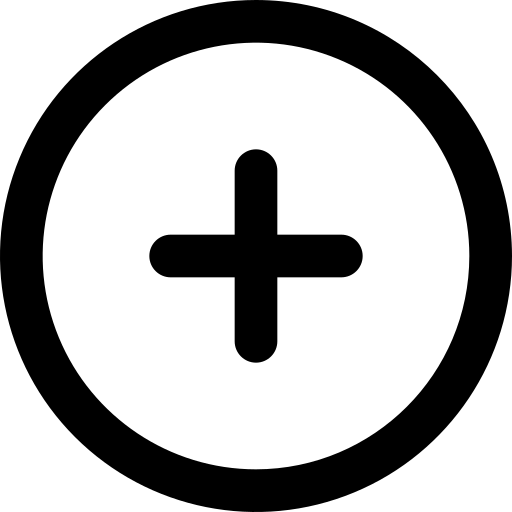
#> input picture imgs/adicionar.png, 512 x 512 px
$ python -i services.py   (imports and definitions only)
#> lines starting #> are read from the running program, lines starting #| are printed output that depends on the picture
from io import BytesIO

from django.contrib.auth import get_user_model
from django.core.files.base import ContentFile
from django.db import transaction
from PIL import Image, ImageOps

from outbox.services import enfileirar_exclusao_arquivos

from .models import Perfil

# [1 line that did not run here, left out]

LARGURA_BANNER = 1500


def perfil_do(usuario):
    return Perfil.objects.filter(usuario=usuario).first()


def redimensionar_banner(banner):
#> called with banner = '../imgs/adicionar.png'
    imagem = ImageOps.exif_transpose(Image.open(banner))
#> imagem is the input picture: PIL image 512x512 RGBA; mean R, G, B, A 0, 0, 0, 76.4
    largura, altura = imagem.size
#> largura = 512; altura = 512
    if largura > LARGURA_BANNER:
        nova_altura = round(altura * LARGURA_BANNER / largura)
        imagem = imagem.resize((LARGURA_BANNER, nova_altura), Image.LANCZOS)
    if imagem.mode in {"RGBA", "LA", "P"}:
        imagem = imagem.convert("RGBA")
        fundo = Image.new("RGB", imagem.size, (27, 17, 48))
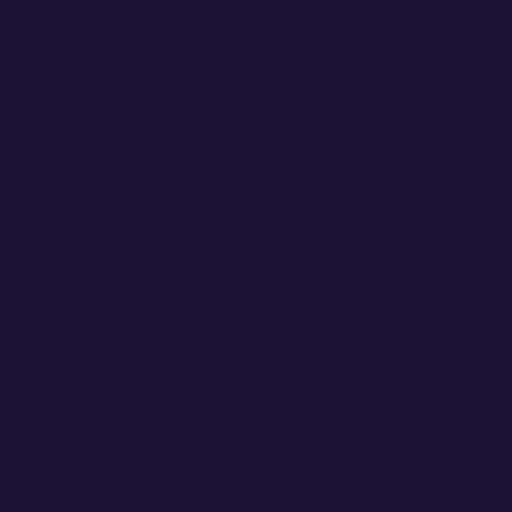
#> fundo: PIL image 512x512 RGB; mean R, G, B 27, 17, 48
        fundo.paste(imagem, mask=imagem.split()[-1])
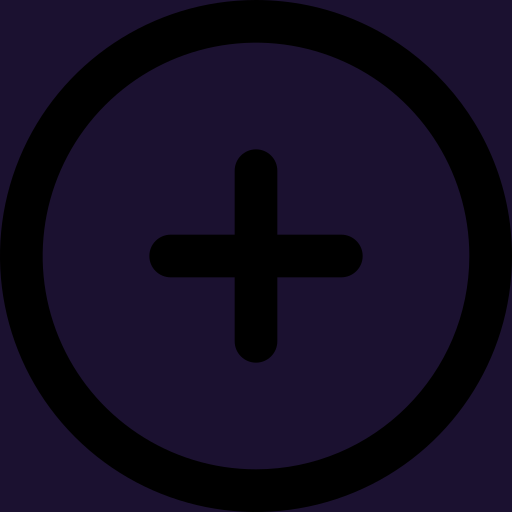
#> fundo: PIL image 512x512 RGB; mean R, G, B 18.9, 11.9, 33.6
        imagem = fundo
    else:
        imagem = imagem.convert("RGB")
    saida = BytesIO()
    imagem.save(saida, "JPEG", quality=85)
#> (the run stopped early here; a loop or call above may not have finished)

$ run again, on imgs/circulo-xmark.png
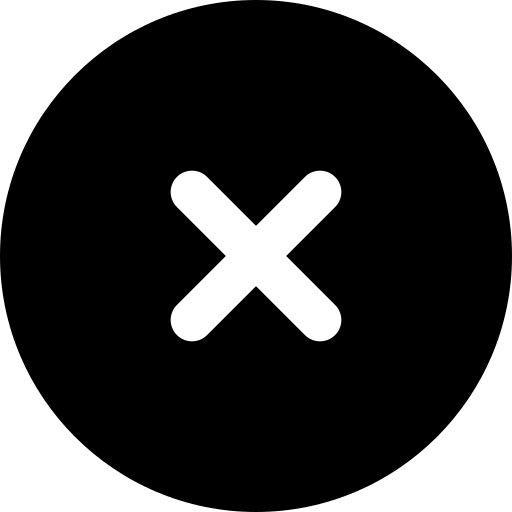
#> input picture imgs/circulo-xmark.png, 512 x 512 px
#> in redimensionar_banner, imagem is the input picture: PIL image 512x512 RGBA; mean R, G, B, A 0, 0, 0, 184.2
#> in redimensionar_banner, `fundo.paste(imagem, mask=imagem.split()[-1])`:
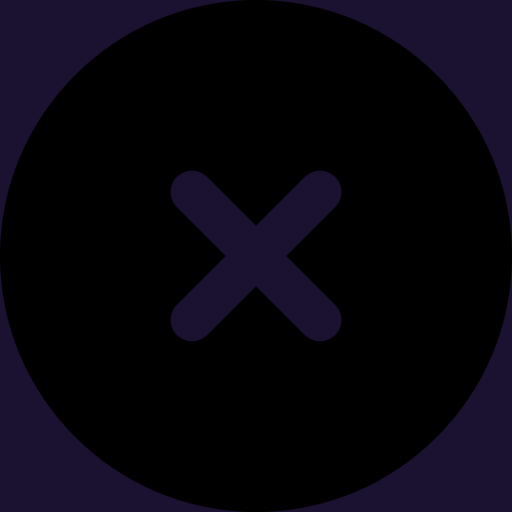
#> fundo: PIL image 512x512 RGB; mean R, G, B 7.5, 4.7, 13.3

$ run again, on imgs/compartilhar-quadrado.png
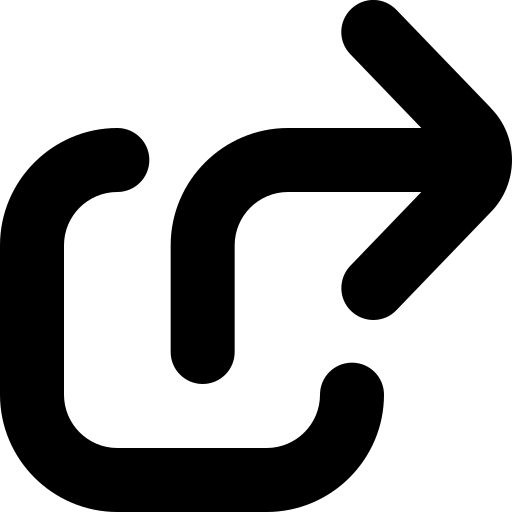
#> input picture imgs/compartilhar-quadrado.png, 512 x 512 px
#> in redimensionar_banner, imagem is the input picture: PIL image 512x512 RGBA; mean R, G, B, A 0, 0, 0, 96.7
#> in redimensionar_banner, `fundo.paste(imagem, mask=imagem.split()[-1])`:
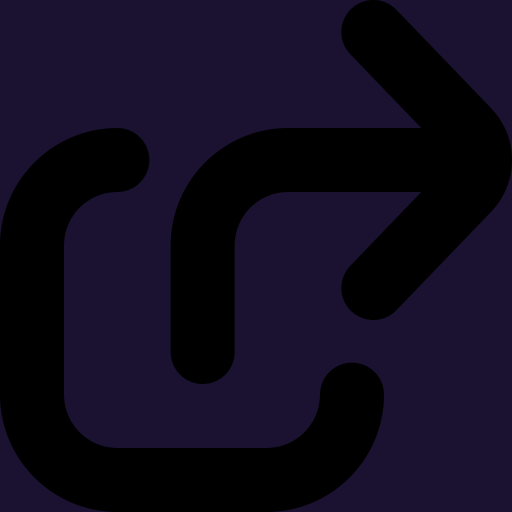
#> fundo: PIL image 512x512 RGB; mean R, G, B 16.8, 10.6, 29.8

$ run again, on imgs/coracao (1).png
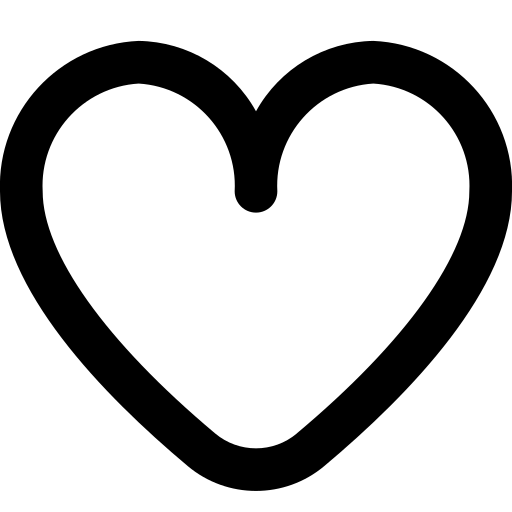
#> input picture imgs/coracao (1).png, 512 x 512 px
#> in redimensionar_banner, imagem is the input picture: PIL image 512x512 RGBA; mean R, G, B, A 0, 0, 0, 62.4
#> in redimensionar_banner, `fundo.paste(imagem, mask=imagem.split()[-1])`:
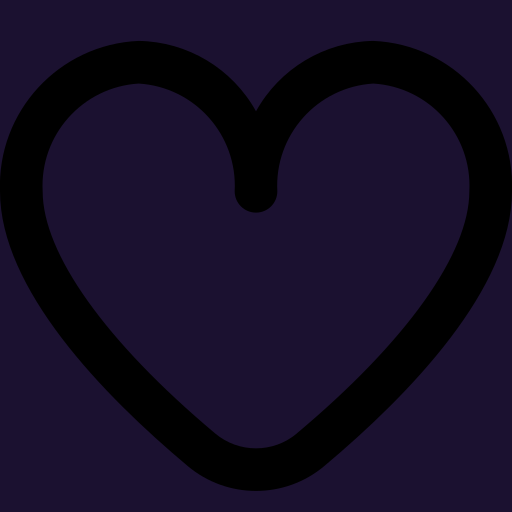
#> fundo: PIL image 512x512 RGB; mean R, G, B 20.4, 12.8, 36.3
